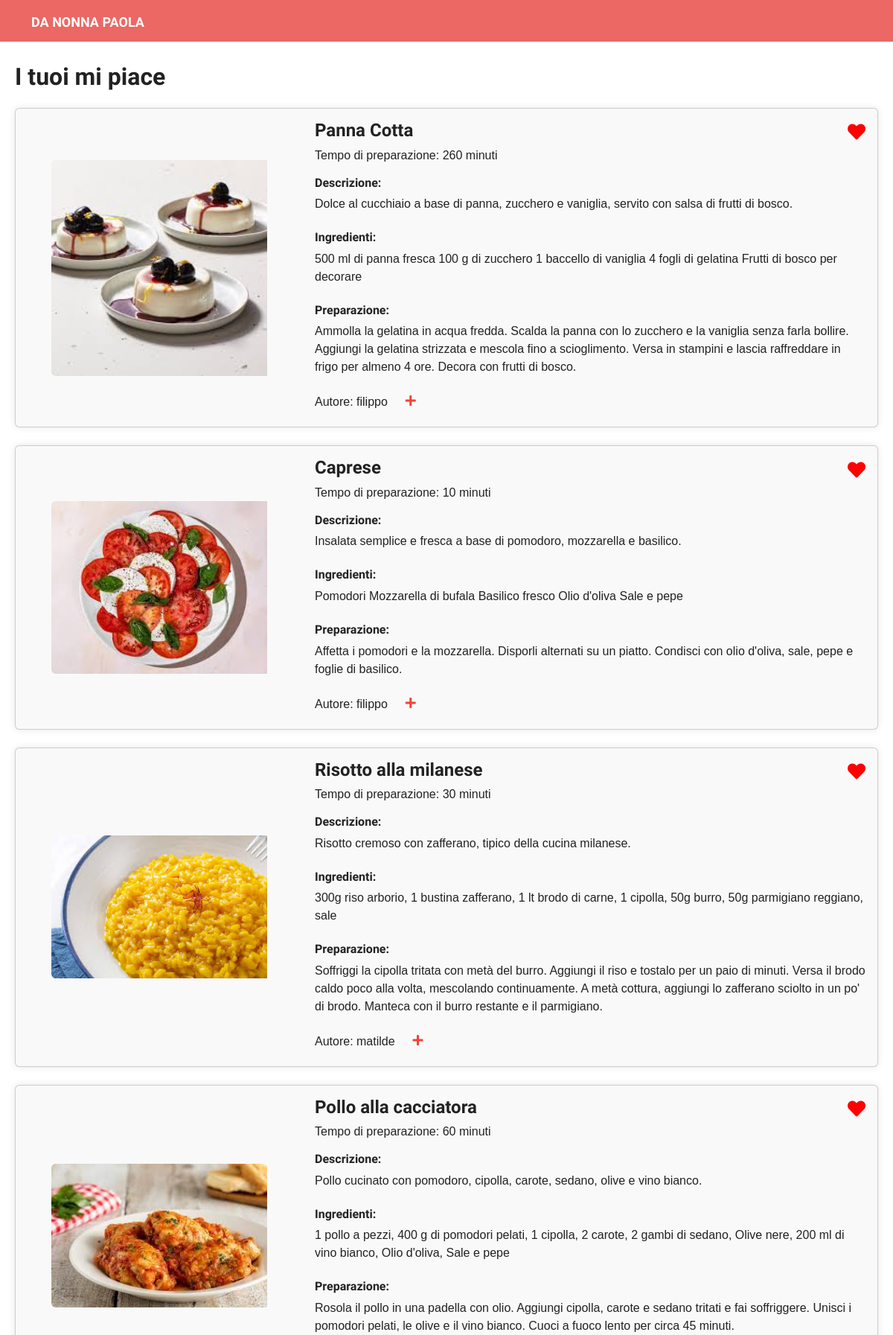
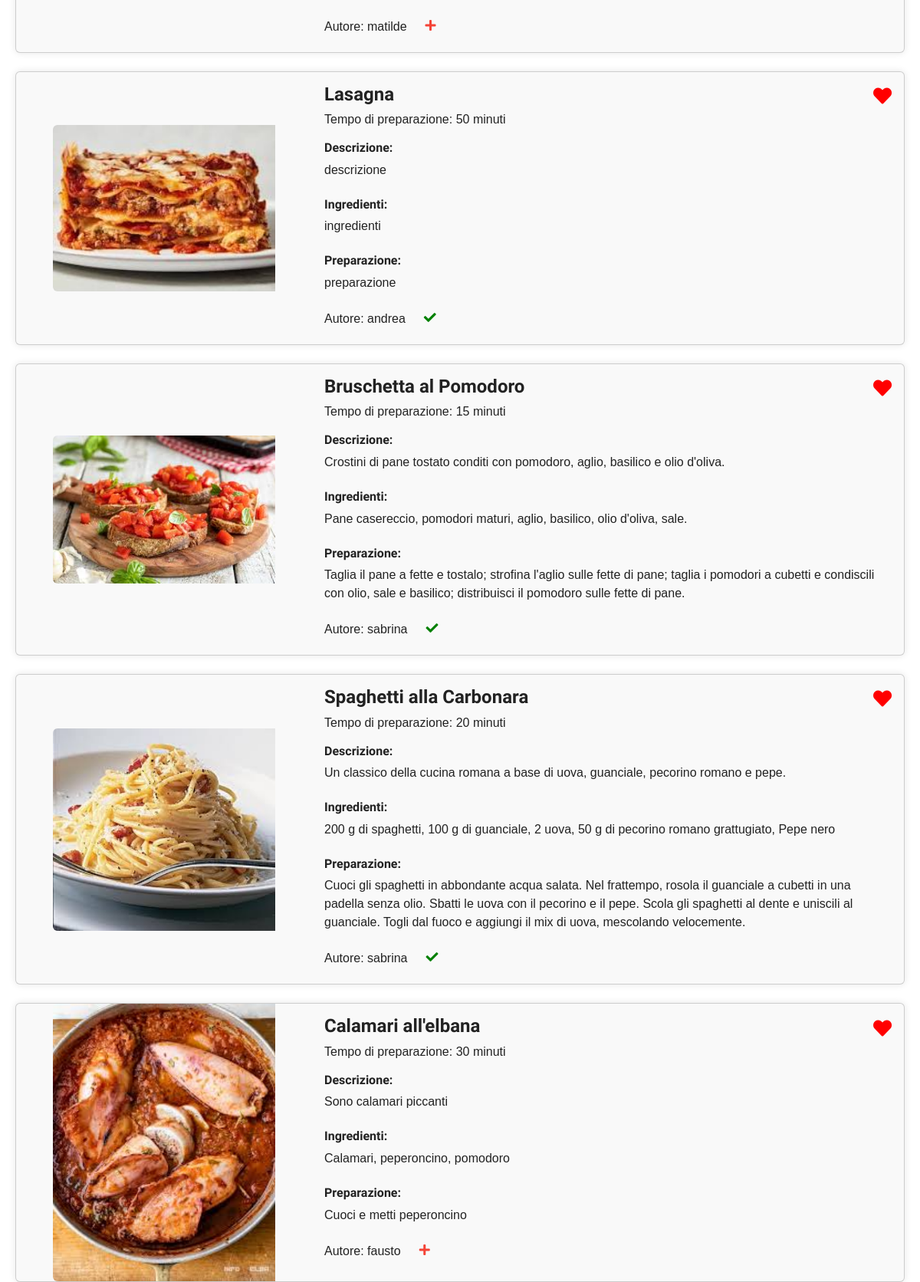
Page /my-likes/ (signed in, upper part) on the committed database (2 pictures, top to bottom).
### pages/models.py (models this page shows, shortened)
class Recipe(models.Model):
    CATEGORY_CHOICES = [
        ('ANTIPASTI', 'Antipasti'),
        ('PRIMI', 'Primi'),
        ('SECONDI', 'Secondi'),
        ('DOLCI', 'Dolci')
    ]
    user = models.ForeignKey(settings.AUTH_USER_MODEL, related_name='recipes_created', on_delete=models.CASCADE)
    title = models.CharField(max_length=200)
    slug = models.SlugField(max_length=200, blank=True)
    image = models.ImageField(upload_to='recipes/%Y/%m/%d')
    description = models.TextField("Description")
    ingredients = models.TextField("Ingredients")
    preparation = models.TextField("Preparation")
    preparation_time = models.IntegerField("Preparation Time (minutes)", default=0)
    created = models.DateField(auto_now_add=True, db_index=True)
    likes = models.ManyToManyField(settings.AUTH_USER_MODEL, related_name='liked_recipes', blank=True)
    category = models.CharField(max_length=10, choices=CATEGORY_CHOICES, default='PRIMI')
    objects = models.Manager()

class CustomUser(AbstractUser):
    bio = models.TextField(blank=True, null=True)
    profile_picture = models.ImageField(upload_to='profile_pictures/', blank=True, null=True)
    friends = models.ManyToManyField('self', symmetrical=False, related_name='followers', blank=True)

### pages/views.py (the view)
# urls.py: path('my-likes/', views.LikedRecipes.as_view(), name='my-likes'),
class LikedRecipes(ListView):
    template_name = 'pages/my-likes.html'
    model = Recipe
    context_object_name = 'liked_recipes'
    def get_queryset(self):
        return Recipe.objects.filter(likes=self.request.user)

### pages/templates/pages/my-likes.html (shortened to what this page needs)
<!DOCTYPE html>
<html lang="en">
<head>
    <link rel="stylesheet" href="https://bootswatch.com/5/journal/bootstrap.min.css">
    <link rel="stylesheet" href="https://cdnjs.cloudflare.com/ajax/libs/font-awesome/5.15.4/css/all.min.css">
</head>
<body>
<header>
    <nav class="navbar navbar-expand-lg navbar-dark bg-primary">
        <div class="container">
            <a class="navbar-brand" href="/">DA NONNA PAOLA</a>
        </div>
    </nav>
</header>
<main>
    <div class="recipes-section" style="margin-bottom:20px; margin-top: 30px;">
        <div class="row mb-4 align-items-center justify-content-between">
        <div class="col">
            <h2 class="mb-0">I tuoi mi piace</h2>
        </div>
    </div>
        {% if liked_recipes %}
            <div class="row row-cols-1 g-4">
                {% for recipe in liked_recipes %}
                    <div class="col">
                        <div class="card">
                            <div class="row g-0">
                                <div class="col-md-4" >
                                    <div class="profile-picture-container d-flex justify-content-center align-items-center">
                                        <img src="{{ recipe.image.url }}" class="img-fluid rounded-start recipe-image" alt="{{ recipe.title }}">
                                    </div>
                                </div>
                                <div class="col-md-8">
                                    <div class="card-body">
                                        <div class="d-flex justify-content-between">
                                        <h4 class="card-title">{{ recipe.title }}</h4>
                                        <button class="like-button" data-recipe-id="{{ recipe.id }}">
                                            {% if user in recipe.likes.all %}
                                                <i class="fas fa-heart liked"></i>
                                            {% else %}
                                                <i class="far fa-heart"></i>
                                            {% endif %}
                                        </button>
                                    </div>
                                        <p class="card-text">Tempo di preparazione: {{ recipe.preparation_time }} minuti</p>
                                        <h6>Descrizione:</h6>
                                        <p>{{ recipe.description }}</p>
                                        <h6 class="mt-4">Ingredienti:</h6>
                                        <p>{{ recipe.ingredients }}</p>
                                        <h6 class="mt-4">Preparazione:</h6>
                                        <p>{{ recipe.preparation }}</p>
                                        <div class="author-name">
                                        <div class="author-name d-flex align-items-center">
                                    <div style="transform: translateY(+5%); position: relative;">
                                        Autore: {{ recipe.user }}
                                    </div>
                                         <button class="follow-button btn btn-outline-primary ms-2" data-user-id="{{ recipe.user.id }}" data-author-id="{{ recipe.user.id }}">
                                            {% if request.user in recipe.user.followers.all %}
                                                <i class="fas fa-check"></i>
                                            {% else %}
                                                <i class="fas fa-plus" style="color: #f44336;"></i>
                                            {% endif %}
                                        </button>
                                    </div>
                                    </div>
                                    </div>
                                </div>
                            </div>
                        </div>
                    </div>
                {% endfor %}
            </div>
        {% else %}
            <p class="mt-4">Non hai ancora creato nessuna ricetta.</p>
        {% endif %}
    </div>
</main>
</body>
</html>

### pages/templates/pages/my-likes.html (style rules this page uses)
* { margin: 0; padding: 0; box-sizing: border-box; }
html, body { height: 100%; font-family: Arial, sans-serif; }
body { display: flex; flex-direction: column; justify-content: space-between; }
header { width: 100%; }
main { flex: 1; justify-content: center; align-items: center; width: 100%; max-width: 1200px; margin: 0 auto; padding: 0 20px; }
.card { background-color: #f9f9f9; box-shadow: 0 0 10px rgba(0, 0, 0, 0.1); }
.profile-picture-container { height: 100%; display: flex; justify-content: center; margin-top: 0px; }
.recipe-image { width: 75%; height: auto; }
.like-button { background: none; border: none; outline: none; cursor: pointer; }
.like-button .fas.fa-heart { color: red; }
.like-button .fas.fa-heart, .like-button .far.fa-heart { font-size: 24px; width: 24px; height: 24px; display: inline-block; }
.follow-button { background: none; border: none; cursor: pointer; }
.follow-button .fa-check { color: green; }

### rows in the picture
Recipe: image (picture), title "Panna Cotta", preparation_time "260", description "Dolce al cucchiaio a base di panna, zucchero e vaniglia, servito con salsa di frutti di bosco.", ingredients "500 ml di panna fresca 100 g di zucchero 1 baccello di vaniglia 4 fogli di gelatina Frutti di bosco per decorare", preparation "Ammolla la gelatina in acqua fredda. Scalda la panna con lo zucchero e la vaniglia senza farla bollire. Aggiungi la gelatina strizzata e mescola fino a scioglimento. Versa in stampini e lascia raffreddare in frigo per almeno 4 ore. Decora con frutti di bosco.", user "filippo"
Recipe: image (picture), title "Caprese", preparation_time "10", description "Insalata semplice e fresca a base di pomodoro, mozzarella e basilico.", ingredients "Pomodori Mozzarella di bufala Basilico fresco Olio d'oliva Sale e pepe", preparation "Affetta i pomodori e la mozzarella. Disporli alternati su un piatto. Condisci con olio d'oliva, sale, pepe e foglie di basilico.", user "filippo"
Recipe: image (picture), title "Risotto alla milanese", preparation_time "30", description "Risotto cremoso con zafferano, tipico della cucina milanese.", ingredients "300g riso arborio, 1 bustina zafferano, 1 lt brodo di carne, 1 cipolla, 50g burro, 50g parmigiano reggiano, sale", preparation "Soffriggi la cipolla tritata con metà del burro. Aggiungi il riso e tostalo per un paio di minuti. Versa il brodo caldo poco alla volta, mescolando continuamente. A metà cottura, aggiungi lo zafferano sciolto in un po' di brodo. Manteca con il burro restante e il parmigiano.", user "matilde"
Recipe: image (picture), title "Pollo alla cacciatora", preparation_time "60", description "Pollo cucinato con pomodoro, cipolla, carote, sedano, olive e vino bianco.", ingredients "1 pollo a pezzi, 400 g di pomodori pelati, 1 cipolla, 2 carote, 2 gambi di sedano, Olive nere, 200 ml di vino bianco, Olio d'oliva, Sale e pepe", preparation "Rosola il pollo in una padella con olio. Aggiungi cipolla, carote e sedano tritati e fai soffriggere. Unisci i pomodori pelati, le olive e il vino bianco. Cuoci a fuoco lento per circa 45 minuti.", user "matilde"
Recipe: image (picture), title "Lasagna", preparation_time "50", description "descrizione", ingredients "ingredienti", preparation "preparazione", user "andrea"
Recipe: image (picture), title "Bruschetta al Pomodoro", preparation_time "15", description "Crostini di pane tostato conditi con pomodoro, aglio, basilico e olio d'oliva.", ingredients "Pane casereccio, pomodori maturi, aglio, basilico, olio d'oliva, sale.", preparation "Taglia il pane a fette e tostalo; strofina l'aglio sulle fette di pane; taglia i pomodori a cubetti e condiscili con olio, sale e basilico; distribuisci il pomodoro sulle fette di pane.", user "sabrina"
Recipe: image (picture), title "Spaghetti alla Carbonara", preparation_time "20", description "Un classico della cucina romana a base di uova, guanciale, pecorino romano e pepe.", ingredients "200 g di spaghetti, 100 g di guanciale, 2 uova, 50 g di pecorino romano grattugiato, Pepe nero", preparation "Cuoci gli spaghetti in abbondante acqua salata. Nel frattempo, rosola il guanciale a cubetti in una padella senza olio. Sbatti le uova con il pecorino e il pepe. Scola gli spaghetti al dente e uniscili al guanciale. Togli dal fuoco e aggiungi il mix di uova, mescolando velocemente.", user "sabrina"
Recipe: image (picture), title "Calamari all'elbana", preparation_time "30", description "Sono calamari piccanti", ingredients "Calamari, peperoncino, pomodoro", preparation "Cuoci e metti peperoncino", user "fausto"
